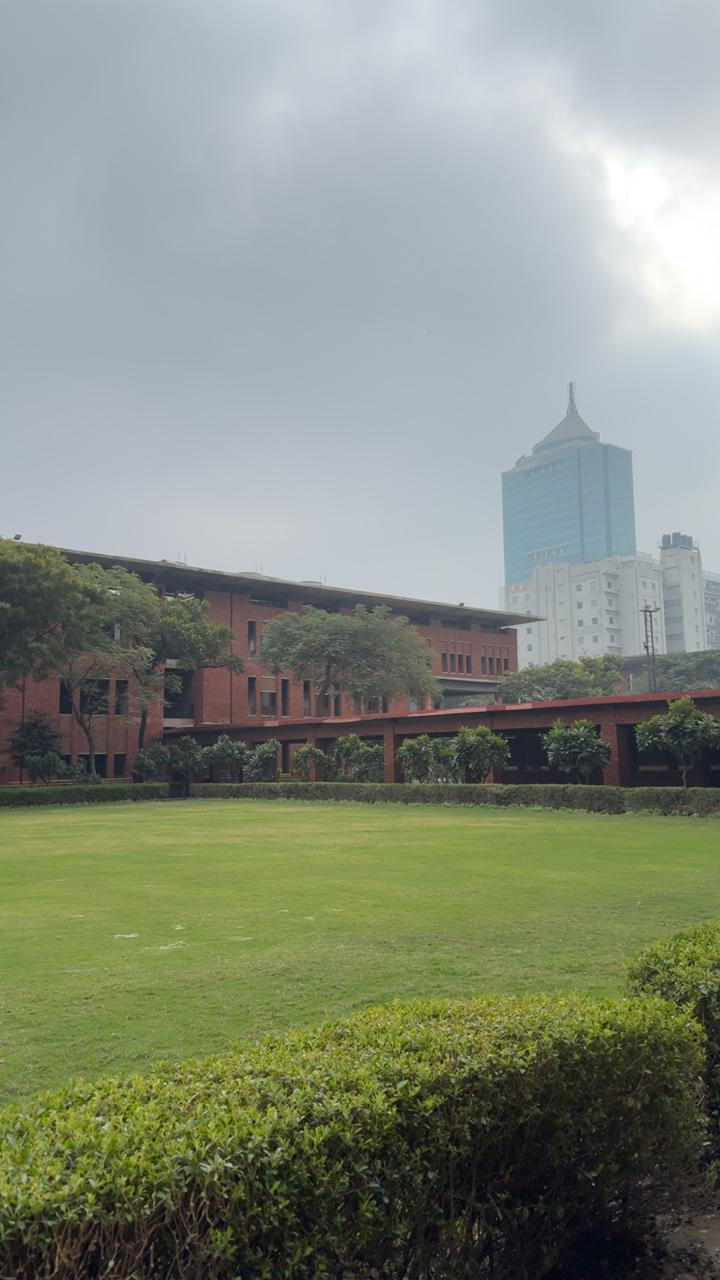
#> input picture Sample Image.jpeg, 720 x 1280 px
$ python -i visualizer.py   (imports and definitions only)
#> lines starting #> are read from the running program, lines starting #| are printed output that depends on the picture
#> further down, picture is the input picture: shape (1280, 720, 3); mean B, G, R 125.3, 139.2, 132.2
"""
Visualization Module

Creates visual outputs including:
- Haze heatmaps
- Edge loss overlays
- Histogram comparisons
- Temporal visibility graphs
"""

import numpy as np
import cv2
import matplotlib.pyplot as plt
import matplotlib.patches as mpatches
from matplotlib.colors import LinearSegmentedColormap


class Visualizer:
    """Creates visual outputs for visibility analysis."""

    # [58 lines left out: functions create_haze_heatmap, create_edge_overlay, not called in this run]

    @staticmethod
    def plot_histogram_comparison(image, title="Image Histogram"):
        """
        Plot RGB and grayscale histograms.

        Args:
            image: Image (BGR format)
            title: Plot title

        Returns:
            matplotlib figure
        """
#> called with title = 'Image Histogram'
        fig, axes = plt.subplots(2, 1, figsize=(10, 6))

        # RGB histograms
        colors = ('b', 'g', 'r')
        channel_names = ('Blue', 'Green', 'Red')

        for i, (color, name) in enumerate(zip(colors, channel_names)):
            hist = cv2.calcHist([image], [i], None, [256], [0, 256])
            axes[0].plot(hist, color=color, label=name, alpha=0.7)

        axes[0].set_title('RGB Channel Histograms')
        axes[0].set_xlabel('Pixel Intensity')
        axes[0].set_ylabel('Frequency')
        axes[0].legend()
        axes[0].grid(True, alpha=0.3)

        # Grayscale histogram
        gray = cv2.cvtColor(image, cv2.COLOR_BGR2GRAY)
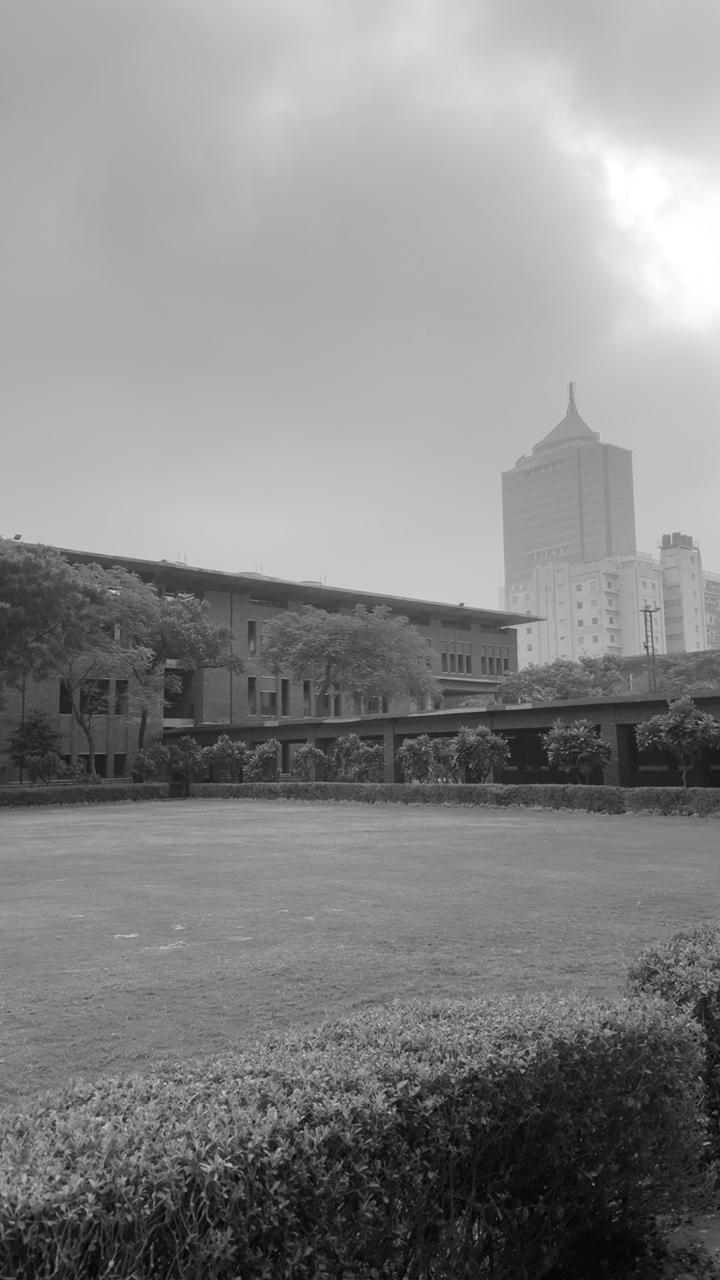
#> gray: shape (1280, 720); min 0, max 255, mean 135.5
        hist_gray = cv2.calcHist([gray], [0], None, [256], [0, 256])
#> hist_gray = 256 values, max 15943 at index 173, min 3 at index 0, mean 3600
        axes[1].plot(hist_gray, color='black', alpha=0.7)
        axes[1].set_title('Grayscale Histogram')
        axes[1].set_xlabel('Pixel Intensity')
        axes[1].set_ylabel('Frequency')
        axes[1].grid(True, alpha=0.3)

        plt.tight_layout()
        return fig

    # [283 lines left out: functions plot_visibility_temporal, create_analysis_dashboard, create_video_summary, not called in this run]

>>> import cv2
>>> picture = cv2.imread('../../Sample Image.jpeg')
>>> result = Visualizer().plot_histogram_comparison(picture)
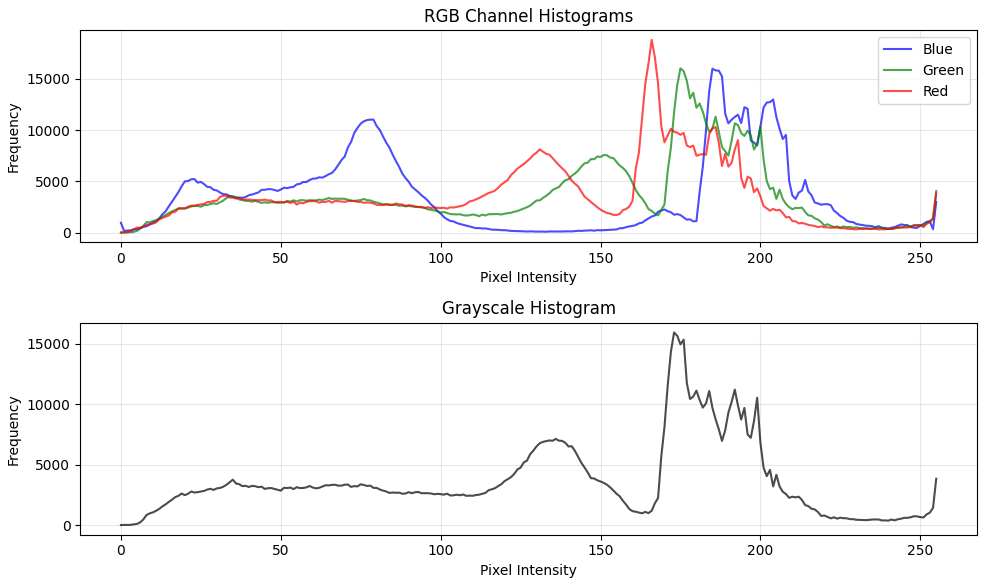
#> figure drawn by matplotlib, 2 panels; panel 1: curve peaks at x = 185, y = 15976; panel 1: curve peaks at x = 175, y = 16019; panel 1: curve peaks at x = 166, y = 18781; panel 2: curve peaks at x = 173, y = 15943
